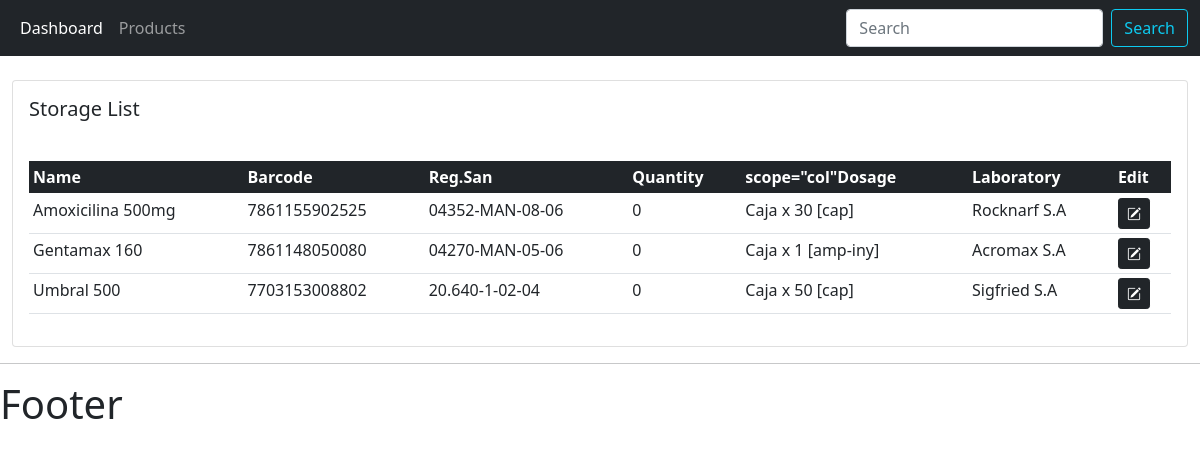
The app's page /storage/ with its own data.
### inventory/models.py (models this page shows, shortened)
class Product(models.Model):
    name = models.CharField(max_length=200, null=False)
    description = models.CharField(max_length=600, null=True)
    barcode = models.CharField(max_length=30, null=False)
    regsan = models.CharField(max_length=30, null=False, default="")
    quantity = models.IntegerField(default=0)
    data_created = models.DateField(auto_now=True)
    dosage_form = models.ForeignKey(DosageForm, null=True, on_delete=models.SET_NULL)
    laboratory = models.ForeignKey(Laboratory, null=True, on_delete=models.SET_NULL)

class DosageForm(models.Model):
    MEASURES = (
        ('mL', 'mL'),
        ('cap', 'Capsula'),
        ('tab', 'Tableta'),
        ('grag', 'Gragea'),
        ('comp', 'Comprimido'),
        ('sob', 'Sobre'),
        ('amp-iny', 'Ampolla inyectable'),
        ('amp-beb', 'Ampolla bebible'),
        ('fras', 'Frasco'),
        ('bot', 'Botella'),
        ('ovuls', 'Ovulo'),
        ('sups', 'Supositorio'),
    )
    name = models.CharField(max_length=200, null=False)
    unit_number = models.IntegerField(default=0)
    unit_measure = models.CharField(max_length=200, null=False, choices=MEASURES)
    def __str__(self):
        return self.name + " x " + str(self.unit_number) + " ["+self.unit_measure+"]"

class Laboratory(models.Model):
    name = models.CharField(max_length=200, null=False)
    address = models.CharField(max_length=200, null=True)
    email = models.CharField(max_length=200, null=True)
    phone = models.CharField(max_length=200, null=True)
    data_created = models.DateField(auto_now=True)
    def __str__(self):
        return self.name

### inventory/views.py (the view)
# urls.py: path('storage/', views.storageHome, name='storage'),
def storageHome(request):
    products = Product.objects.all()
    context = {'products': products}
    return render(request, 'inventory/storage.html', context)

### inventory/templates/inventory/storage.html
{% extends 'inventory/main.html'%}
{% block content %}
<div class="row">
    <div class="col col-mnd">
        <div class="card">
            <div class="card-body">
                <h5>Storage List</h5>
            </div>
            <div class="card-body">
                <table class="table table-sm">
                    <thead class="table-dark">
                        <tr>
                            <th scope="col">Name</th>
                            <th scope="col">Barcode</th>
                            <th scope="col">Reg.San</th>
                            <th scope="col">Quantity</th>
                            <th scope="col"> scope="col"Dosage</th>
                            <th scope="col">Laboratory</th>
                            <th scope="col">Edit</th>
                        </tr>
                    </thead>
                    <tbody>
                        {% for i in products %}
                            <tr>
                                <td>{{i.name}}</td>
                                <td>{{i.barcode}}</td>
                                <td>{{i.regsan}}</td>
                                <td>{{i.quantity}}</td>
                                <td>{{i.dosage_form}}</td>
                                <td>{{i.laboratory}}</td>
                                <td><a href="#" class="btn btn-sm btn-dark"><i class="bi bi-pencil-square"></i></a></td>
                            </tr>
					    {% endfor %}
                    </tbody>
                </table>
            </div>
        </div>
    </div>
</div>
{% endblock content %}

### inventory/templates/inventory/main.html (shortened to what this page needs)
<!DOCTYPE html>
<html lang="en">
<head>
    <link href="https://cdn.jsdelivr.net/npm/bootstrap@5.0.0-beta3/dist/css/bootstrap.min.css" rel="stylesheet">
    <link rel="stylesheet" href="https://cdn.jsdelivr.net/npm/bootstrap-icons@1.4.1/font/bootstrap-icons.css">
</head>
<body>
	{% include 'inventory/navbar.html'%}
	<div class="container-fluid">
		{% block content %}
		{% endblock%}
	</div>
    <hr>
    <h1>Footer</h1>
</body>
</html>

### inventory/templates/inventory/navbar.html (shortened to what this page needs)
<nav class="navbar navbar-expand-lg navbar-dark bg-dark">
    <div class="container-fluid">
      <div class="collapse navbar-collapse" id="navbarSupportedContent">
        <ul class="navbar-nav me-auto mb-2 mb-lg-0">
          <li class="nav-item">
            <a class="nav-link active" aria-current="page" href="#">Dashboard</a>
          </li>
          <li class="nav-item">
            <a class="nav-link" href="">Products</a>
          </li>
        </ul>
        <form class="d-flex">
          <input class="form-control me-2" type="search" placeholder="Search" aria-label="Search">
          <button class="btn btn-outline-info" type="submit">Search</button>
        </form>
      </div>
    </div>
  </nav>
  <br>

### records on screen
Product: name "Amoxicilina 500mg", barcode "7861155902525", regsan "04352-MAN-08-06", quantity "0", dosage_form "Caja x 30 [cap]", laboratory "Rocknarf S.A"
Product: name "Gentamax 160", barcode "7861148050080", regsan "04270-MAN-05-06", quantity "0", dosage_form "Caja x 1 [amp-iny]", laboratory "Acromax S.A"
Product: name "Umbral 500", barcode "7703153008802", regsan "20.640-1-02-04", quantity "0", dosage_form "Caja x 50 [cap]", laboratory "Sigfried S.A"
